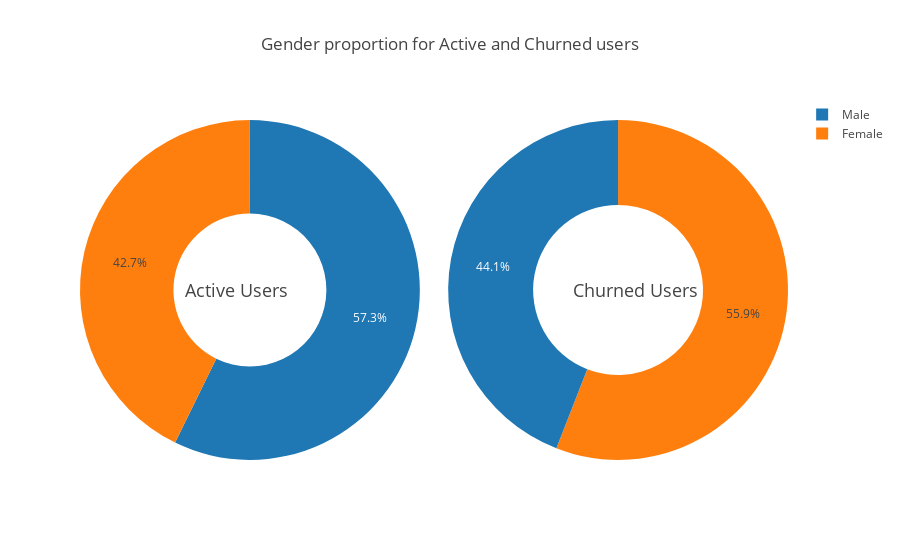

The notebook cell saved with this chart:
### Code cell
enable_plotly_in_cell()
import plotly.graph_objs as go
from plotly.offline import iplot

labels_active = ['Male','Female']
values_active = [
    active_users[active_users['Gender']=='Male'].shape[0],
    active_users[active_users['Gender']=='Female'].shape[0],
                ]

trace_active = go.Pie(labels=labels_active, values=values_active, hole = .45, 
                      domain={"x": [0, .48]}, hoverinfo='label+percent+value')

labels_churned = ['Male','Female']
values_churned = [
    churned_users[churned_users['Gender']=='Male'].shape[0],
    churned_users[churned_users['Gender']=='Female'].shape[0],
                ]

trace_churned = go.Pie(labels=labels_churned, values=values_churned, hole = .5,
                       domain={"x": [0.52, 1]}, hoverinfo='label+percent+value')

layout={
    'title': 'Gender proportion for Active and Churned users',
    'annotations': [
        {'text': 'Active Users',                
         "x": 0.145, # Position of Text
         "y": 0.5,
         'showarrow':False,
         'font':{'size': 18}
        }, 
        {'text': 'Churned Users',
         "x": 0.875,
        "y": 0.5,
        'showarrow':False,
        'font':{'size': 18}
        }
    ]
}

fig = go.Figure(dict(data=[trace_active, trace_churned], layout=layout))
iplot(fig)

### Figure 1 — Plotly figure (JSON) as saved in the notebook; plotly's stock layout.template omitted (floating-point values rounded to 4 significant figures)
{"data": [{"domain": {"x": [0, 0.48]}, "uid": "45d63a8f-4a8b-47f4-a430-e6a4bddd62c2", "labels": ["Male", "Female"], "values": [4559, 3404], "hoverinfo": "label+percent+value", "hole": 0.45, "type": "pie"}, {"domain": {"x": [0.52, 1]}, "uid": "18f8cb6d-ace2-4294-9d56-3e1524eb5b85", "labels": ["Male", "Female"], "values": [898, 1139], "hoverinfo": "label+percent+value", "hole": 0.5, "type": "pie"}], "layout": {"annotations": [{"y": 0.5, "text": "Active Users", "font": {"size": 18}, "x": 0.145, "showarrow": false}, {"y": 0.5, "text": "Churned Users", "font": {"size": 18}, "x": 0.875, "showarrow": false}], "title": {"text": "Gender proportion for Active and Churned users"}}}
